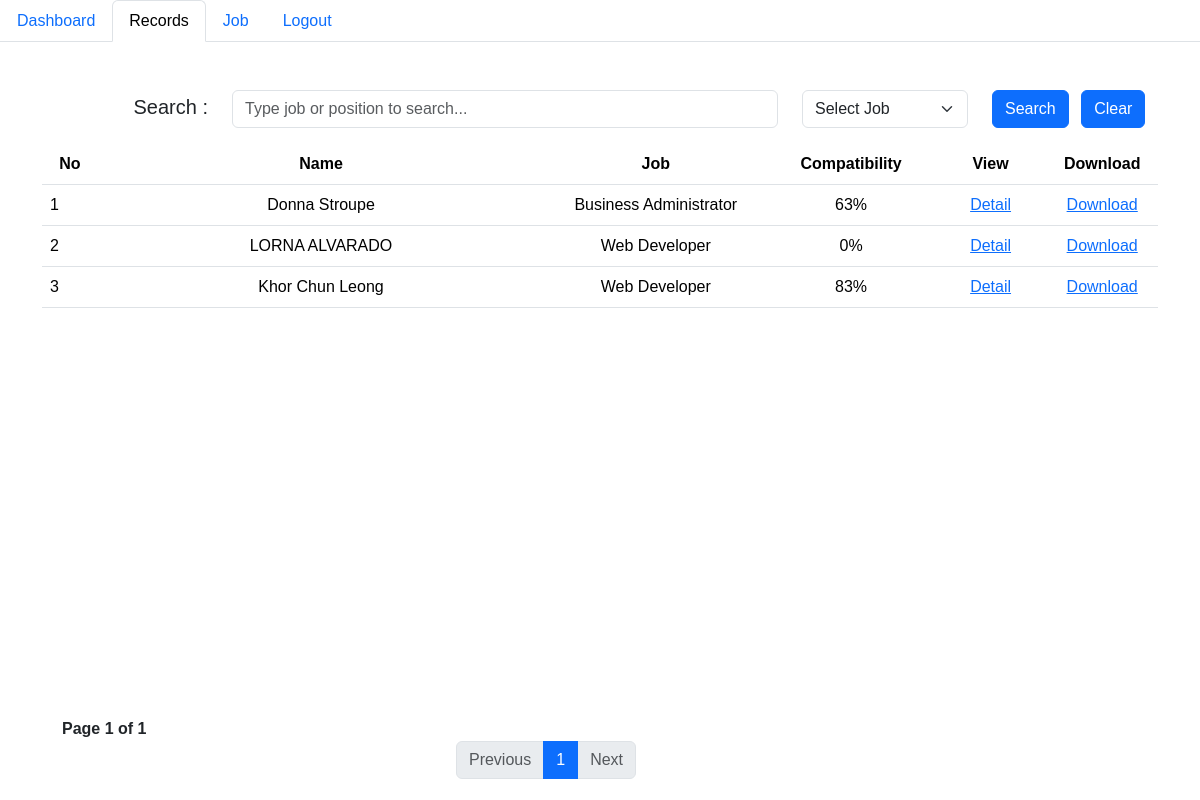
Screenshot of /hr/record_list.php with the database file from the repository.
### tables this page shows
CREATE TABLE `form` (
  `f_id` int(11) NOT NULL,
  `f_name` varchar(255) NOT NULL,
  `f_job` varchar(255) NOT NULL,
  `attachment` varchar(255) NOT NULL,
  `f_status` varchar(255) NOT NULL,
  `compatibility` varchar(255) NOT NULL
);

### hr/record_list.php (the view, shortened to what this page needs)
<?php
include('hr_header.php');
if (isset($_GET['page_no']) && $_GET['page_no']!="")
{
    $page_no = $_GET['page_no'];
}
else
{
    $page_no = 1;
}
$total_records_per_page=10;
$offset = ($page_no-1) * $total_records_per_page;
$previous_page = $page_no - 1;
$next_page = $page_no + 1;
$result_count = mysqli_query(
    $conn,
    "SELECT COUNT(*) As total_records FROM form"
    );
    $total_records = mysqli_fetch_array($result_count);
    $total_records = $total_records['total_records'];
    $total_no_of_pages = ceil($total_records / $total_records_per_page);
$sql="SELECT *
        FROM form
        ORDER BY f_id DESC
        LIMIT $offset, $total_records_per_page";
$query=$conn->query($sql);
?>
<nav class="nav nav-tabs">
    <a class="nav-link" aria-current="page" href="index.php">Dashboard</a>
    <a class="nav-link active" href="record_list.php">Records</a>
    <a class="nav-link" href="job.php">Job</a>
    <a class="nav-link" href="logout.php" onclick=" return confirm('Are You sure you want to logout?');">Logout</a>
</nav>
<div class="container">
    <div class="mb-3 mt-5">
    <form action="" method="post" class="row">
        <div class="col-2">
            <h5 style="text-align:right; padding-top:5px;">Search :</h5>
        </div>
        <div class="col-6">
            <input type="text" class="form-control" id="input_search" name="input_search" placeholder="Type job or position to search...">
        </div>
        <div class="col-2">
        <select name="job" class="form-select">
            <option value="">Select Job</option>
        </select>
        </div>
        <div class="col-2">
            <input type="submit" name="search" value="Search" class="btn btn-primary btn-group me-2">
            <input type="submit" name="clear" value="Clear" class="btn btn-primary btn-group me-2">
        </div>
    </form>
    </div>
    <table class="table">
        <thead>
            <tr>
                <th width="5%" style="text-align:center">No</th>
                <th width="40%" style="text-align:center">Name</th>
                <th width="20%" style="text-align:center">Job</th>
                <th width="15%" style="text-align:center">Compatibility</th>
                <th width="10%" style="text-align:center">View</th>
                <th width="10%" style="text-align:center">Download</th>
            </tr>
        </thead>
        <tbody>
        <?php
        $no=1;
        while($row=mysqli_fetch_assoc($query)):
        ?>
            <tr>
                <td width="5%"><?php echo $no?></td>
                <td width="40%" style="text-align:center"><?php echo $row['f_name'] ?></td>
                <td width="20%" style="text-align:center"><?php echo $row['f_job'] ?></td>
                <td width="15%" style="text-align:center"><?php echo $row['compatibility']?>%</td>
                <td width="10%" style="text-align:center">
                    <a href="record_detail.php?id=<?php echo $row['f_id'] ?>" target="blank">Detail</a>
                </td>
                <td width="10%" style="text-align:center">
                    <a href="record_list.php?f_id=<?php echo $row['f_id'] ?>">Download</a>
                </td>
            </tr>
        <?php
        $no++;
        endwhile;
        ?>
        </tbody>
    </table>
    <div style="position:fixed; bottom:0px; height:93px; width:84%;">
        <div style='padding: 10px 20px 0px;'>
        <strong>Page <?php echo $page_no." of ".$total_no_of_pages; ?></strong>
        </div>
        <nav aria-label="Page navigation">
        <ul class="pagination justify-content-center">
            <?php if($page_no<=1)
            {?>
            <li class="page-item disabled"><a class="page-link" href=<?php echo"'?page_no=$previous_page'";?>>Previous</a></li>
            <?php
            }
            else
            {?>
            <li class="page-item"><a class="page-link" href=<?php echo"'?page_no=$previous_page'";?>>Previous</a></li>
            <?php
            }?>
        <?php
        if ($total_no_of_pages <= 10)
        {
            for ($counter = 1; $counter <= $total_no_of_pages; $counter++)
            {
            if ($counter == $page_no)
            {
                echo "<li class='page-item active'><a class='page-link'>$counter</a></li>";
            }
            else
            {
                echo "<li class='page-item'><a class='page-link' href='?page_no=$counter'>$counter</a></li>";
            }
            }
        }
            ?>
            <?php if($page_no >= $total_no_of_pages)
            {?>
            <li class="page-item disabled"><a class="page-link" href=<?php echo"'?page_no=$next_page'";?>>Next</a></li>
            <?php
            }
            else
            {?>
            <li class="page-item"><a class="page-link" href=<?php echo"'?page_no=$next_page'";?>>Next</a></li>
            <?php
            }?>
        </ul>
        </nav>
    </div>
</div>
<?php
include('hr_footer.php');
?>

### hr/hr_header.php (shortened to what this page needs)
<!DOCTYPE html>
<html lang="eng">
<head>
    <link rel="stylesheet" type="text/css" href="desktop.css">
    <link href="https://cdn.jsdelivr.net/npm/bootstrap@5.3.2/dist/css/bootstrap.min.css" rel="stylesheet">
</head>
<body>

### hr/hr_footer.php (shortened to what this page needs)
</body>
</html>

### hr/hr_footer.php (style rules this page uses)
body { font-family: 'Poppins', sans-serif; }

### rows the page displays
form: f_name "Donna Stroupe", f_job "Business Administrator", compatibility "63"
form: f_name "LORNA ALVARADO", f_job "Web Developer", compatibility "0"
form: f_name "Khor Chun Leong", f_job "Web Developer", compatibility "83"

### other values shown
$page_no "1"
$total_no_of_pages "1"
